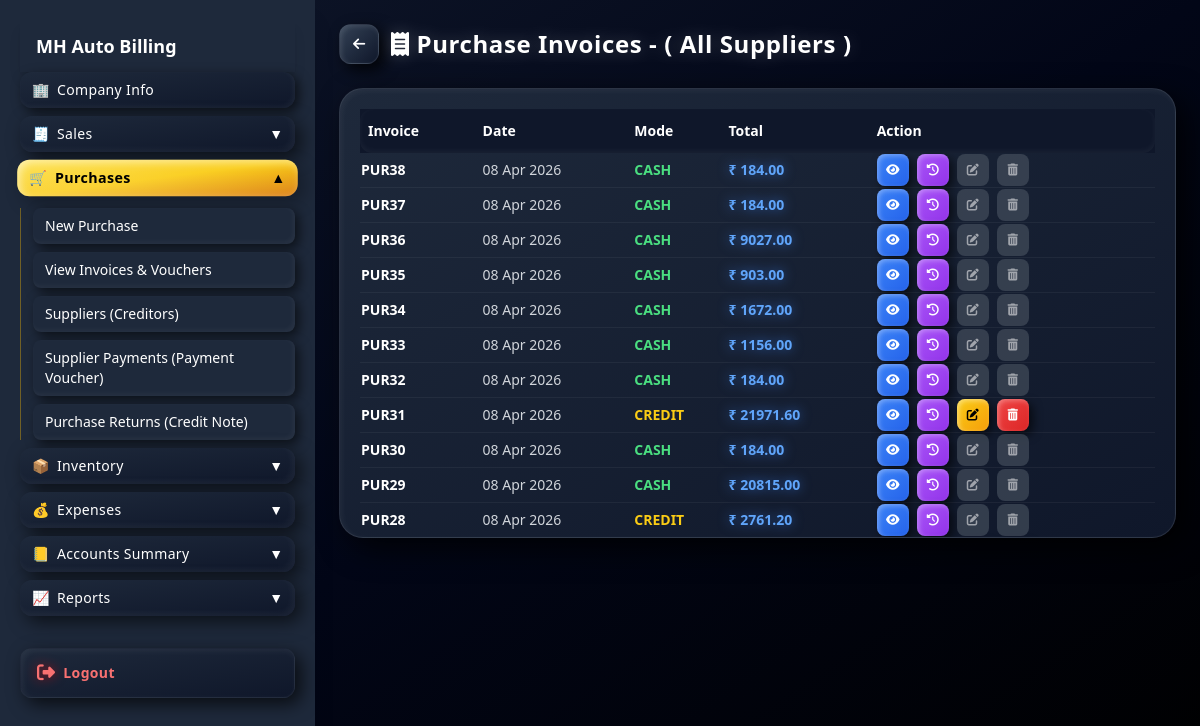
/purchase-invoices/ (signed in), run on the app's committed database.
### apps/core/models.py (models this page shows, shortened)
class Purchase(models.Model):
    payment_mode = models.CharField(
    max_length=10,
    choices=(
        ("cash", "Cash"),
        ("bank", "Bank"),
        ("credit", "Credit"),
    ),
    default="cash"
)
    supplier = models.ForeignKey(Supplier, on_delete=models.CASCADE)
    invoice_number = models.CharField(max_length=50)
    date = models.DateTimeField(auto_now_add=True)
    subtotal = models.DecimalField(max_digits=10, decimal_places=2, default=0)
    cgst = models.DecimalField(max_digits=10, decimal_places=2, default=0)
    sgst = models.DecimalField(max_digits=10, decimal_places=2, default=0)
    roundoff = models.DecimalField(max_digits=10, decimal_places=2, default=0)
    total = models.DecimalField(max_digits=10, decimal_places=2, default=0)
    @property
    def paid_amount(self):
        return self.paymentallocation_set.aggregate(
        total=Sum("amount")
    )["total"] or 0

### apps/core/views.py (the view)
# urls.py: path("purchase-invoices/", views.purchase_invoices, name="purchase_invoices"),
@login_required
def purchase_invoices(request):
    supplier_id = request.GET.get("supplier_id")
    supplier = None
    if supplier_id:
        purchases = Purchase.objects.filter(
            supplier_id=supplier_id
        ).order_by("-date")
        supplier = get_object_or_404(Supplier, id=supplier_id)
    else:
        purchases = Purchase.objects.all().order_by("-date")
    for p in purchases:
        total_qty = p.items.aggregate(total=Sum("qty"))["total"] or 0
        returned_qty = PurchaseReturnItem.objects.filter(
            purchase_return__purchase=p
        ).aggregate(total=Sum("qty"))["total"] or 0
        p.is_fully_returned = returned_qty >= total_qty and total_qty > 0
    return render(request, "dashboard/purchase_invoices.html", {
        "purchases": purchases,
        "supplier": supplier
    })

### templates/dashboard/purchase_invoices.html (shortened to what this page needs)
{% extends "dashboard/base.html" %}
{% block content %}
<div class="max-w-7xl mx-auto">
    <div class="flex items-center gap-3 mb-6">
        <div onclick="goBack()" class="flex items-center justify-center
        w-10 h-10
        rounded-xl
        bg-gradient-to-br from-slate-700 to-slate-900
        shadow-[inset_2px_2px_5px_rgba(255,255,255,0.1),_6px_6px_15px_rgba(0,0,0,0.8)]
        border border-white/10
        cursor-pointer
        transition-all duration-200
        hover:scale-110 hover:shadow-[0_0_15px_rgba(250,204,21,0.6)]
        active:scale-90">
            <i class="fa-solid fa-arrow-left text-white text-sm"></i>
        </div>
        <h1 class="text-2xl font-bold text-white tracking-wide
drop-shadow-[0_0_8px_rgba(255,255,255,0.2)]">
            <i class="fa-solid fa-receipt "></i>
            Purchase Invoices
            <span> - (
    {% if supplier %}
        {{ supplier.name }}
    {% else %}
        All Suppliers
    {% endif %} )
</span>
        </h1>
    </div>
    <div class="hidden md:block
bg-gradient-to-br from-slate-800 to-slate-900
rounded-3xl p-5
shadow-[inset_2px_2px_6px_rgba(255,255,255,0.05),_10px_10px_30px_rgba(0,0,0,0.8)]
border border-white/10
overflow-x-auto
overflow-y-auto
max-h-[450px]
">
        <table class="w-full text-sm text-white">
            <thead class="text-left
bg-black/20
rounded-xl
shadow-[inset_0_-2px_6px_rgba(255,255,255,0.05)] sticky top-0 z-10 bg-slate-900">
                <tr>
                    <th class="py-3 px-2">Invoice</th>
                    <th>Date</th>
                    <th>Mode</th>
                    <th>Total</th>
                    <th>Action</th>
                </tr>
            </thead>
            <tbody class="divide-y divide-white/5">
                {% for p in purchases %}
                <tr class="transition-all duration-200
hover:bg-white/5 hover:scale-[1.01]">
                    <td class="font-bold text-white">
                        <a href="/purchase/preview/{{ p.id }}/" target="_blank">
                            {{ p.invoice_number }}
                        </a>
                    </td>
                    <td class="text-gray-300">
                        {{ p.date|date:"d M Y" }}
                    </td>
                    <td class="text-sm font-bold
{% if p.payment_mode == 'cash' %} text-green-400
{% elif p.payment_mode == 'credit' %} text-yellow-400
{% else %} text-blue-400 {% endif %}">
    {{ p.payment_mode|upper }}
</td>
                    <td class="font-bold text-blue-400
drop-shadow-[0_0_6px_rgba(59,130,246,0.6)]">
                        ₹ {{ p.total }}
                    </td>
                    <td class="flex gap-2">
                        <a href="/purchase/preview/{{ p.id }}/" data-id="{{ p.id }}"
                            onclick="event.preventDefault(); openLedger(this.dataset.id)" class="w-8 h-8 flex items-center justify-center rounded-lg
bg-gradient-to-br from-blue-500 to-blue-600
shadow-[inset_2px_2px_5px_rgba(255,255,255,0.3),_4px_4px_10px_rgba(0,0,0,0.6)]
hover:scale-[1.1]
hover:shadow-[0_0_10px_rgba(59,130,246,0.6)]
transition-all duration-200">
                            <i class="fa-solid fa-eye text-white text-xs"></i>
                        </a>
<button onclick="openReturnHistory('{{ p.id }}')"
class="w-8 h-8 flex items-center justify-center rounded-lg
{% if p.is_fully_returned %}
    bg-gray-600 opacity-60
{% else %}
    bg-gradient-to-br from-purple-500 to-purple-600
    shadow-[inset_2px_2px_5px_rgba(255,255,255,0.3),_4px_4px_10px_rgba(0,0,0,0.6)]
    hover:scale-[1.1]
    hover:shadow-[0_0_10px_rgba(168,85,247,0.6)]
{% endif %}
transition-all duration-200">
    <i class="fa-solid fa-clock-rotate-left text-white text-xs"></i>
</button>
                        {% if p.payment_mode == "credit" and p.paid_amount == 0 %}
                        <a href="/purchase/edit/{{ p.id }}/" class="w-8 h-8 flex items-center justify-center rounded-lg
    bg-gradient-to-br from-yellow-400 to-amber-500
    shadow-[inset_2px_2px_5px_rgba(255,255,255,0.4),_4px_4px_10px_rgba(0,0,0,0.6)]
    hover:scale-[1.1]
    hover:shadow-[0_0_10px_rgba(255,215,0,0.6)]
    transition-all duration-200">
                            <i class="fa-solid fa-pen-to-square text-black text-xs"></i>
                        </a>
                        {% else %}
                        <div class="w-8 h-8 flex items-center justify-center rounded-lg
    bg-gray-600 cursor-not-allowed opacity-60" title="Locked">
                            <i class="fa-solid fa-pen-to-square text-white text-xs"></i>
                        </div>
                        {% endif %}
                        {% if p.payment_mode == "credit" and p.paid_amount == 0 %}
                        <a href="/purchase/delete/{{ p.id }}/" class="w-8 h-8 flex items-center justify-center rounded-lg
    bg-gradient-to-br from-red-500 to-red-600
    shadow-[inset_2px_2px_5px_rgba(255,255,255,0.3),_4px_4px_10px_rgba(0,0,0,0.6)]
    hover:scale-[1.1]
    hover:shadow-[0_0_10px_rgba(255,0,0,0.6)]
    transition-all duration-200">
                            <i class="fa-solid fa-trash-can text-white text-xs"></i>
                        </a>
                        {% else %}
                        <div class="w-8 h-8 flex items-center justify-center rounded-lg
    bg-gray-600 cursor-not-allowed opacity-60" title="Locked">
                            <i class="fa-solid fa-trash-can text-white text-xs"></i>
                        </div>
                        {% endif %}
                    </td>
                </tr>
                {% endfor %}
            </tbody>
        </table>
    </div>
</div>
{% endblock %}

### data on the page
Purchase: invoice_number "PUR38", date "08 Apr 2026", payment_mode "CASH", total "184.00"
Purchase: invoice_number "PUR37", date "08 Apr 2026", payment_mode "CASH", total "184.00"
Purchase: invoice_number "PUR36", date "08 Apr 2026", payment_mode "CASH", total "9027.00"
Purchase: invoice_number "PUR35", date "08 Apr 2026", payment_mode "CASH", total "903.00"
Purchase: invoice_number "PUR34", date "08 Apr 2026", payment_mode "CASH", total "1672.00"
Purchase: invoice_number "PUR33", date "08 Apr 2026", payment_mode "CASH", total "1156.00"
Purchase: invoice_number "PUR32", date "08 Apr 2026", payment_mode "CASH", total "184.00"
Purchase: invoice_number "PUR31", date "08 Apr 2026", payment_mode "CREDIT", total "21971.60"
Purchase: invoice_number "PUR30", date "08 Apr 2026", payment_mode "CASH", total "184.00"
Purchase: invoice_number "PUR29", date "08 Apr 2026", payment_mode "CASH", total "20815.00"
Purchase: invoice_number "PUR28", date "08 Apr 2026", payment_mode "CREDIT", total "2761.20"
